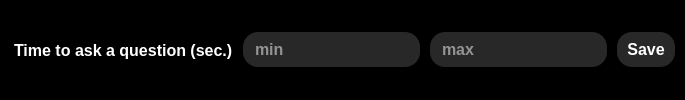
                     <widget class="QFrame" name="Question_Interval_F">
                      <property name="sizePolicy">
                       <sizepolicy hsizetype="Preferred" vsizetype="Maximum">
                        <horstretch>0</horstretch>
                        <verstretch>0</verstretch>
                       </sizepolicy>
                      </property>
                      <property name="styleSheet">
                       <string notr="true">background-color: rgb(0,0,0);border-radius:20</string>
                      </property>
                      <property name="frameShape">
                       <enum>QFrame::NoFrame</enum>
                      </property>
                      <property name="frameShadow">
                       <enum>QFrame::Raised</enum>
                      </property>
                      <layout class="QHBoxLayout" name="horizontalLayout_9">
                       <property name="spacing">
                        <number>10</number>
                       </property>
                       <property name="leftMargin">
                        <number>10</number>
                       </property>
                       <property name="topMargin">
                        <number>10</number>
                       </property>
                       <property name="rightMargin">
                        <number>10</number>
                       </property>
                       <property name="bottomMargin">
                        <number>10</number>
                       </property>
                       <item>
                        <widget class="QLabel" name="label_4">
                         <property name="font">
                          <font>
                           <family>System</family>
                           <pointsize>12</pointsize>
                           <weight>75</weight>
                           <bold>true</bold>
                          </font>
                         </property>
                         <property name="styleSheet">
                          <string notr="true">color:white;</string>
                         </property>
                         <property name="text">
                          <string>Time to ask a question (sec.)</string>
                         </property>
                         <property name="margin">
                          <number>1</number>
                         </property>
                         <property name="indent">
                          <number>4</number>
                         </property>
                        </widget>
                       </item>
                       <item>
                        <widget class="QLineEdit" name="Question_Interval_min_LE">
                         <property name="minimumSize">
                          <size>
                           <width>0</width>
                           <height>35</height>
                          </size>
                         </property>
                         <property name="font">
                          <font>
                           <family>System</family>
                           <pointsize>12</pointsize>
                           <weight>75</weight>
                           <bold>true</bold>
                          </font>
                         </property>
                         <property name="styleSheet">
                          <string notr="true">background: rgb(40,40,40);
color:white;
padding:0px 10px 0px 10px;
border-radius:15px</string>
                         </property>
                         <property name="placeholderText">
                          <string>min</string>
                         </property>
                        </widget>
                       </item>
                       <item>
                        <widget class="QLineEdit" name="Question_Interval_max_LE">
                         <property name="minimumSize">
                          <size>
                           <width>0</width>
                           <height>35</height>
                          </size>
                         </property>
                         <property name="font">
                          <font>
                           <family>System</family>
                           <pointsize>12</pointsize>
                           <weight>75</weight>
                           <bold>true</bold>
                          </font>
                         </property>
                         <property name="styleSheet">
                          <string notr="true">background: rgb(40,40,40);
color:white;
padding:0px 10px 0px 10px;
border-radius:15px</string>
                         </property>
                         <property name="placeholderText">
                          <string>max</string>
                         </property>
                        </widget>
                       </item>
                       <item>
                        <widget class="QPushButton" name="Question_Interval_saveButton">
                         <property name="minimumSize">
                          <size>
                           <width>55</width>
                           <height>35</height>
                          </size>
                         </property>
                         <property name="font">
                          <font>
                           <family>System</family>
                           <pointsize>12</pointsize>
                           <weight>75</weight>
                           <bold>true</bold>
                          </font>
                         </property>
                         <property name="styleSheet">
                          <string notr="true">background: rgb(40,40,40);
color:white;
padding:0px 10px 0px 10px;
border-radius:15px</string>
                         </property>
                         <property name="text">
                          <string>Save</string>
                         </property>
                        </widget>
                       </item>
                      </layout>
                     </widget>
